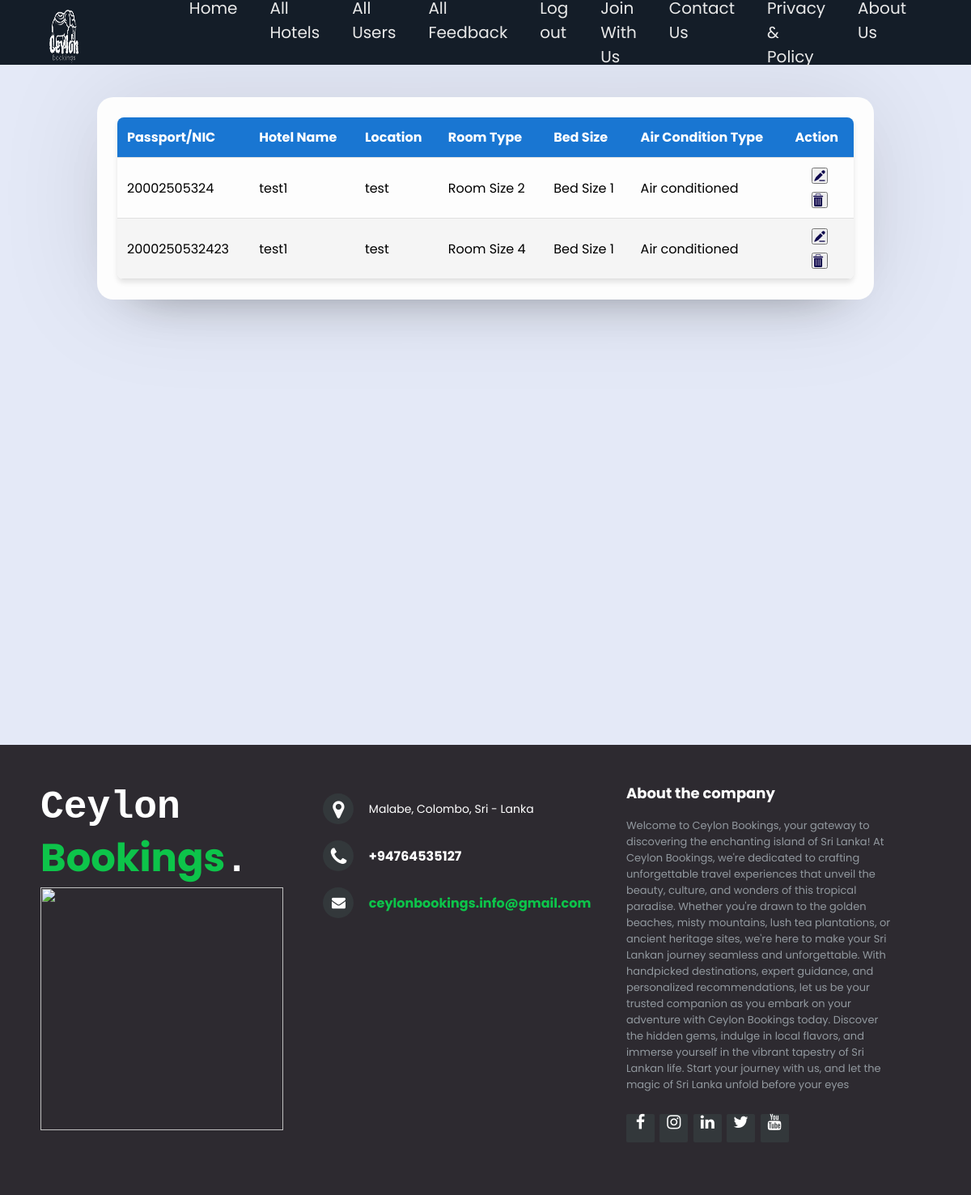
Screenshot of /php/ResavationManagement/MyReservation.php (signed in) with the database file from the repository.
### tables this page shows
CREATE TABLE `resavation` (
  `resavationid` int NOT NULL AUTO_INCREMENT,
  `userid` int NOT NULL,
  `hotelid` int NOT NULL,
  `nic` varchar(45) DEFAULT NULL,
  `roomtype` varchar(45) DEFAULT NULL,
  `bedsize` varchar(45) DEFAULT NULL,
  `airconditioning` varchar(45) DEFAULT NULL,
  PRIMARY KEY (`resavationid`)
);

CREATE TABLE `hotels` (
  `hotelid` int NOT NULL AUTO_INCREMENT,
  `name` varchar(150) DEFAULT NULL,
  `description` varchar(300) DEFAULT NULL,
  `location` varchar(100) DEFAULT NULL,
  `mobilenumber` varchar(45) DEFAULT NULL,
  PRIMARY KEY (`hotelid`)
);

### php/ResavationManagement/MyReservation.php (the view, shortened to what this page needs)
<?php
include './ReservationHeader.php';
require '../DbConfig.php';
if (isset($_COOKIE['user'])) {
    $userID = json_decode($_COOKIE['user'], true)['userid'];
    $sql = "SELECT r.resavationid, r.hotelid, r.nic, r.roomtype, r.bedsize, r.airconditioning, h.name, h.location FROM resavation r INNER JOIN hotels h ON r.hotelid = h.hotelid  WHERE userid = $userID";
    $result = $conn->query($sql);
}
?>
<!DOCTYPE html>
<html lang="en">
<head>
    <link rel="stylesheet" href="../../css/viewreservation.css" />
</head>
<body>
    <div class="container">
        <div class="box form-box">
            <table>
                <thead>
                    <tr>
                        <th>Passport/NIC</th>
                        <th>Hotel Name</th>
                        <th>Location</th>
                        <th>Room Type</th>
                        <th>Bed Size</th>
                        <th>Air Condition Type</th>
                        <th>Action</th>
                    </tr>
                </thead>
                <tbody>
                    <?php
                    if (isset($result) && $result->num_rows > 0) {
                        while ($row = $result->fetch_assoc()) {
                    ?>
                            <tr>
                                <td><?php echo $row['nic']; ?></td>
                                <td><?php echo $row['name']; ?></td>
                                <td><?php echo $row['location']; ?></td>
                                <td><?php echo $row['roomtype']; ?></td>
                                <td><?php echo $row['bedsize']; ?></td>
                                <td><?php echo $row['airconditioning']; ?></td>
                                <td class="action-buttons">
                                    <a href="./UpdateReservation.php?reservationID=<?php echo $row['resavationid']; ?>&hotelID=<?php echo $row['hotelid']; ?>">
                                        <button type="button"><img src="../../assets/edit-text.png" alt="edit" width="16" height="16"></button>
                                    </a>
                                    <form method="post" onsubmit="return confirm('Are you sure you want to delete this reservation?');"  style="margin-top: 10px;">
                                        <button type="submit" value="delete"><img src="../../assets/delete.png" alt="delete" width="16" height="16"></button>
                                    </form>
                                </td>
                            </tr>
                    <?php
                        }
                    } else {
                        echo "<tr><td colspan='7'>No reservations found.</td></tr>";
                    }
                    ?>
                </tbody>
            </table>
        </div>
    </div>
</body>
</html>
<?php include '../footer.php'; ?>

### css/viewreservation.css (style rules this page uses)
* { padding: 0; margin: 0; box-sizing: border-box; font-family: 'Poppins', sans-serif; }
body { background: #e4e9f7; }
.container { display: flex; align-items:first baseline; margin-top: 40px; justify-content: center; min-height: 90vh; }
table { width: 100%; border-collapse: collapse; border-radius: 8px; overflow: hidden; box-shadow: 0 4px 6px rgba(0, 0, 0, 0.1); }
th, td { padding: 12px; text-align: left; border-bottom: 1px solid #e0e0e0; }
th { background-color: #1976D2; color: white; font-weight: bold; }
tr:nth-child(even) { background-color: #f5f5f5; }
.box { background: #fdfdfd; display: flex; flex-direction: column; padding: 25px 25px; border-radius: 20px; box-shadow: 0 0 128px 0 rgba(0,0,0,0.1), 0 32px 64px -48px rgba(0,0,0,0.5); }
.form-box { min-width: 80%; margin: 0px 10px; }
.action-buttons { text-align: center; }
.action-buttons button { margin: 0 5px; display: inline-block; vertical-align: middle; }

### php/ResavationManagement/ReservationHeader.php (style rules this page uses)
:root { --color-primary: #0dc44a; --color-white: #e9e9e9; --color-black: #141d28; --color-black-1: #212b38; }
* { margin: 0; padding: 0; box-sizing: border-box; font-family: monospace; }
.header-body { font-family: sans-serif; }

### php/footer.php (style rules this page uses)
* { padding: 0; margin: 0; }
body { font-family: 'Poppins', sans-serif; }
html { background-color: #eaf0f2; }

### rows the page displays
resavation: nic "20002505324", hotelid.name "test1", hotelid.location "test", roomtype "Room Size 2", bedsize "Bed Size 1", airconditioning "Air conditioned"
resavation: nic "2000250532423", hotelid.name "test1", hotelid.location "test", roomtype "Room Size 4", bedsize "Bed Size 1", airconditioning "Air conditioned"
